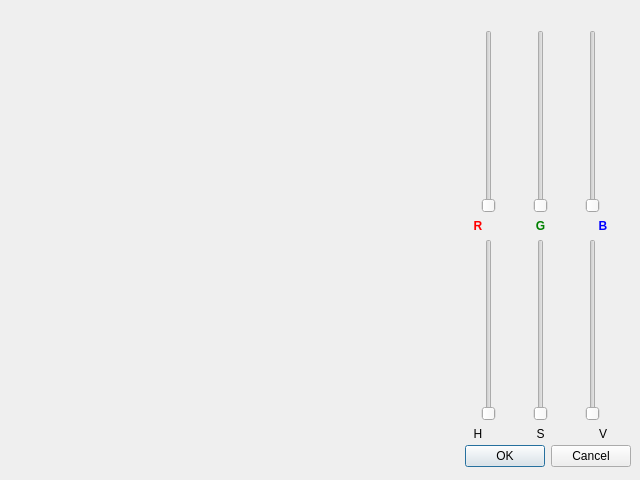
<?xml version="1.0" encoding="UTF-8"?>
<ui version="4.0">
 <class>RgbHsvWindow</class>
 <widget class="QDialog" name="RgbHsvWindow">
  <property name="geometry">
   <rect>
    <x>0</x>
    <y>0</y>
    <width>640</width>
    <height>480</height>
   </rect>
  </property>
  <property name="windowTitle">
   <string>Dialog</string>
  </property>
  <widget class="QDialogButtonBox" name="buttonBox">
   <property name="geometry">
    <rect>
     <x>10</x>
     <y>440</y>
     <width>621</width>
     <height>32</height>
    </rect>
   </property>
   <property name="orientation">
    <enum>Qt::Horizontal</enum>
   </property>
   <property name="standardButtons">
    <set>QDialogButtonBox::Cancel|QDialogButtonBox::Ok</set>
   </property>
  </widget>
  <widget class="QWidget" name="layoutWidget">
   <property name="geometry">
    <rect>
     <x>450</x>
     <y>30</y>
     <width>181</width>
     <height>411</height>
    </rect>
   </property>
   <layout class="QVBoxLayout" name="verticalLayout_3">
    <item>
     <layout class="QVBoxLayout" name="verticalLayout">
      <item>
       <layout class="QHBoxLayout" name="horizontalLayout">
        <item>
         <widget class="QSlider" name="redSlider">
          <property name="maximum">
           <number>255</number>
          </property>
          <property name="orientation">
           <enum>Qt::Vertical</enum>
          </property>
         </widget>
        </item>
        <item>
         <widget class="QSlider" name="greenSlider">
          <property name="maximum">
           <number>255</number>
          </property>
          <property name="orientation">
           <enum>Qt::Vertical</enum>
          </property>
         </widget>
        </item>
        <item>
         <widget class="QSlider" name="blueSlider">
          <property name="maximum">
           <number>255</number>
          </property>
          <property name="orientation">
           <enum>Qt::Vertical</enum>
          </property>
         </widget>
        </item>
       </layout>
      </item>
      <item>
       <layout class="QHBoxLayout" name="horizontalLayout_2">
        <item>
         <widget class="QLabel" name="label">
          <property name="font">
           <font>
            <bold>true</bold>
           </font>
          </property>
          <property name="styleSheet">
           <string notr="true">color: red</string>
          </property>
          <property name="text">
           <string>R</string>
          </property>
          <property name="alignment">
           <set>Qt::AlignCenter</set>
          </property>
         </widget>
        </item>
        <item>
         <widget class="QLabel" name="label_2">
          <property name="font">
           <font>
            <bold>true</bold>
           </font>
          </property>
          <property name="styleSheet">
           <string notr="true">color: green</string>
          </property>
          <property name="text">
           <string>G</string>
          </property>
          <property name="alignment">
           <set>Qt::AlignCenter</set>
          </property>
         </widget>
        </item>
        <item>
         <widget class="QLabel" name="label_3">
          <property name="font">
           <font>
            <bold>true</bold>
           </font>
          </property>
          <property name="styleSheet">
           <string notr="true">color: blue</string>
          </property>
          <property name="text">
           <string>B</string>
          </property>
          <property name="alignment">
           <set>Qt::AlignCenter</set>
          </property>
         </widget>
        </item>
       </layout>
      </item>
     </layout>
    </item>
    <item>
     <layout class="QVBoxLayout" name="verticalLayout_2">
      <item>
       <layout class="QHBoxLayout" name="horizontalLayout_3">
        <item>
         <widget class="QSlider" name="hSlider">
          <property name="maximum">
           <number>360</number>
          </property>
          <property name="orientation">
           <enum>Qt::Vertical</enum>
          </property>
         </widget>
        </item>
        <item>
         <widget class="QSlider" name="sSlider">
          <property name="maximum">
           <number>99</number>
          </property>
          <property name="orientation">
           <enum>Qt::Vertical</enum>
          </property>
         </widget>
        </item>
        <item>
         <widget class="QSlider" name="vSlider">
          <property name="maximum">
           <number>99</number>
          </property>
          <property name="orientation">
           <enum>Qt::Vertical</enum>
          </property>
         </widget>
        </item>
       </layout>
      </item>
      <item>
       <layout class="QHBoxLayout" name="horizontalLayout_4">
        <item>
         <widget class="QLabel" name="label_4">
          <property name="text">
           <string>H</string>
          </property>
          <property name="alignment">
           <set>Qt::AlignCenter</set>
          </property>
         </widget>
        </item>
        <item>
         <widget class="QLabel" name="label_5">
          <property name="text">
           <string>S</string>
          </property>
          <property name="alignment">
           <set>Qt::AlignCenter</set>
          </property>
         </widget>
        </item>
        <item>
         <widget class="QLabel" name="label_6">
          <property name="text">
           <string>V</string>
          </property>
          <property name="alignment">
           <set>Qt::AlignCenter</set>
          </property>
         </widget>
        </item>
       </layout>
      </item>
     </layout>
    </item>
   </layout>
  </widget>
 </widget>
 <resources/>
 <connections>
  <connection>
   <sender>buttonBox</sender>
   <signal>accepted()</signal>
   <receiver>RgbHsvWindow</receiver>
   <slot>accept()</slot>
   <hints>
    <hint type="sourcelabel">
     <x>248</x>
     <y>254</y>
    </hint>
    <hint type="destinationlabel">
     <x>157</x>
     <y>274</y>
    </hint>
   </hints>
  </connection>
  <connection>
   <sender>buttonBox</sender>
   <signal>rejected()</signal>
   <receiver>RgbHsvWindow</receiver>
   <slot>reject()</slot>
   <hints>
    <hint type="sourcelabel">
     <x>316</x>
     <y>260</y>
    </hint>
    <hint type="destinationlabel">
     <x>286</x>
     <y>274</y>
    </hint>
   </hints>
  </connection>
 </connections>
</ui>
